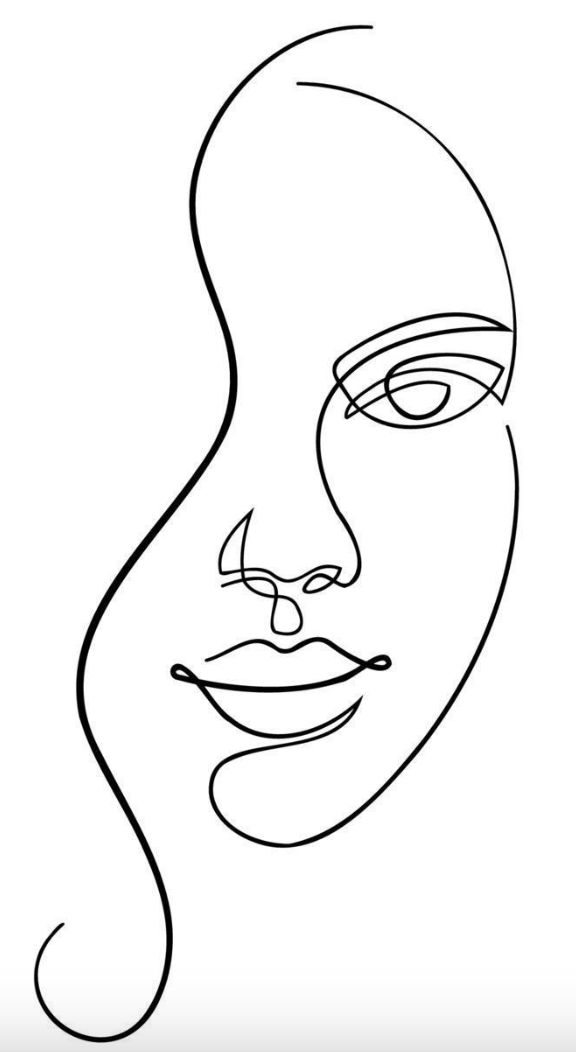
#> input picture face.png, 576 x 1052 px
$ python -i 8-laplace_drawing_face.py   (imports and definitions only)
#> lines starting #> are read from the running program, lines starting #| are printed output that depends on the picture; after the words box and inside, x2 and y2 are one past the last pixel; in counts of white or black regions, pixels touching at a corner belong together
#!/usr/bin/env python3
# -*- coding: utf-8 -*-
"""
Laplace Drawing v3 (Laplacian neurons, FFT init, no warp/Kuramoto)
------------------------------------------------------------------
- Atomes laplaciens: e^{-s t} * [sin(ω t), cos(ω t)]
- Grille d'harmoniques (ω_k = 2πk/T), non apprises (stable)
- s_k >= 0 via softplus, plafonné par --max_s (défaut 1e-3)
- Init par FFT (coeffs sin/cos) avec s≈0
- Entraînement progressif: position -> vel/acc -> spectre
- Pénalité de clôture + régularisation sur s (éviter contraction)

Usage:
python laplace_drawing_face_v3_laplace.py --png face.png
"""

import math
import numpy as np
import matplotlib.pyplot as plt
from PIL import Image
from tqdm import trange

import torch
import torch.nn as nn
import torch.optim as optim
import torch.nn.functional as F


# ============================================================
# 1) Extraction du contour (identique à ta v3)
# ============================================================

def load_and_extract_polyline(
    png_path,
    target_points=4000,
    canny1=100, canny2=200,
    invert_y=True,
    morph_iterations=1,
):
    """Extrait et normalise un contour fermé."""
#> called with png_path = 'face.png', target_points = 4000, canny1 = 100, canny2 = 200, invert_y = True, morph_iterations = 1
    try:
        import cv2
    except ImportError:
        raise RuntimeError("pip install opencv-python")

    img = Image.open(png_path).convert("L")
    im = np.array(img)

    im_blur = cv2.GaussianBlur(im, (5, 5), 0)
    edges = cv2.Canny(im_blur, canny1, canny2)
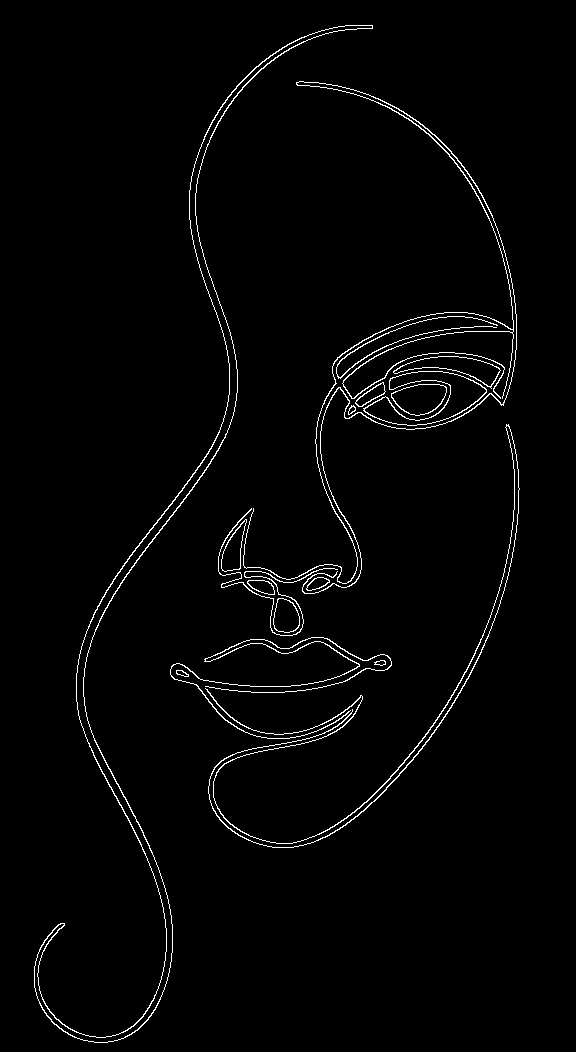
#> edges: shape (1052, 576); 1.9% white in thin lines or dots, all inside (x1, y1, x2, y2) = (34, 25, 520, 1043)

    k = cv2.getStructuringElement(cv2.MORPH_ELLIPSE, (3, 3))
    edges = cv2.morphologyEx(edges, cv2.MORPH_CLOSE, k, iterations=morph_iterations)
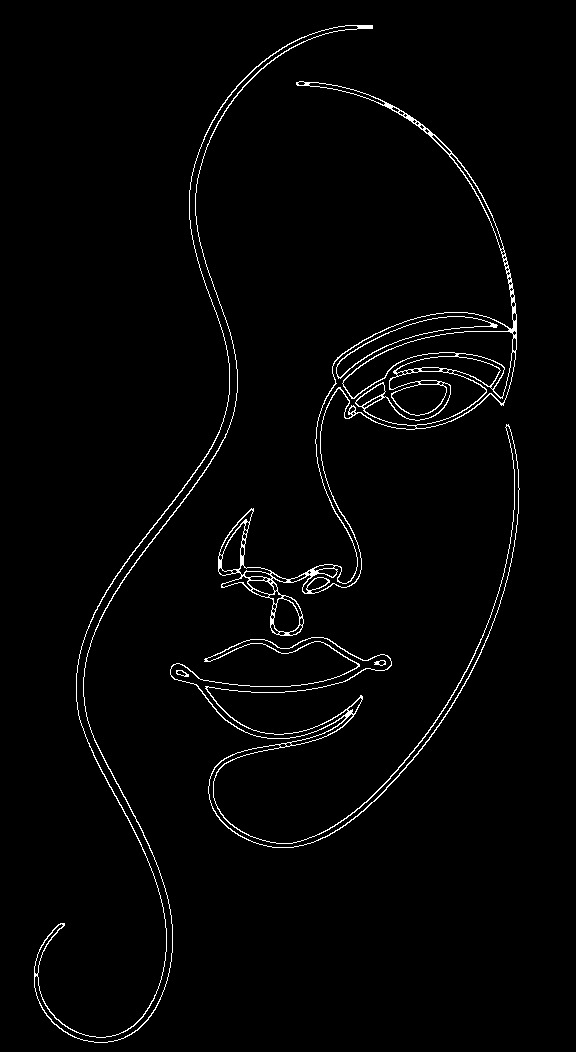
#> edges: shape (1052, 576); 2% white in thin lines or dots, all inside (x1, y1, x2, y2) = (34, 25, 520, 1043)

    contours, _ = cv2.findContours(edges, cv2.RETR_TREE, cv2.CHAIN_APPROX_NONE)
#> contours = 98 contours, 37 with area under 20; largest, box (x1, y1, x2, y2) and area: (218, 81, 517, 636) 22654, (34, 25, 373, 1043) 9094, (34, 25, 359, 1043) 8148, (170, 424, 520, 848) 7319, (302, 312, 510, 594) 6281
    if not contours:
        raise RuntimeError("Aucun contour trouvé.")
    curves = [c[:, 0, :].astype(np.float32) for c in contours if len(c) >= 10]
#> curves = 82 point arrays, longest 2512 points

    def stitch(curves_list):
        curves_list = sorted(curves_list, key=lambda a: len(a), reverse=True)
#> curves_list = 82 point arrays, longest 2512 points
        path = curves_list.pop(0)
#> path = 2512 pairs, first value 170 to 519, second value 424 to 847
        def endpoints(seg): return seg[0], seg[-1]
        while curves_list:
            p0, p1 = endpoints(path)
            best_i, best_mode, best_dir, best_d = None, None, None, 1e9
            for i, seg in enumerate(curves_list):
                s0, s1 = endpoints(seg)
                cand = [
                    (np.linalg.norm(p1 - s0), ("append", +1)),
                    (np.linalg.norm(p1 - s1), ("append", -1)),
                    (np.linalg.norm(p0 - s0), ("prepend", -1)),
                    (np.linalg.norm(p0 - s1), ("prepend", +1)),
                ]
                dmin, how = min(cand, key=lambda x: x[0])
                if dmin < best_d:
                    best_d, best_i, (best_mode, best_dir) = dmin, i, how
            seg = curves_list.pop(best_i)
            if best_dir < 0: seg = seg[::-1].copy()
            path = np.vstack([path, seg]) if best_mode == "append" else np.vstack([seg, path])
#> this loop made 81 passes
#> (p0, p1) on passes 1 to 12: ([506, 424], [507, 425]), ([506, 424], [505, 427]), ([512, 352], [505, 427]), ([513, 338], [505, 427]), ([513, 331], [505, 427]), ([513, 313], [505, 427]), ([512, 302], [505, 427]), ([511, 294], [505, 427]), ([462, 332], [505, 427]), ([447, 316], [505, 427]), ([445, 317], [505, 427]), ([442, 313], [505, 427])
#> after the loop, path = 18106 pairs, first value 34 to 519, second value 25 to 1042
        return path

    stitched = stitch(curves)
#> stitched has the same summary as path in stitch
    if np.linalg.norm(stitched[0] - stitched[-1]) > 1.0:
        stitched = np.vstack([stitched, stitched[0]])
#> stitched = 18107 pairs, first value 34 to 519, second value 25 to 1042

    dxy = np.diff(stitched, axis=0)
#> dxy = 18106 pairs, first value -287 to 321, second value -264 to 899
    seg = np.sqrt((dxy**2).sum(1))
#> seg = 18106 values, max 943.7 at index 18105, min 1 at index 7, mean 1.34
    s = np.concatenate([[0.0], np.cumsum(seg)])
#> s = 18107 values from 0 to 24331.5
    total = s[-1]
#> total = 24331.5
    if total <= 0:
        raise RuntimeError("Contour dégénéré.")
    stitched_wrap = np.vstack([stitched, stitched[1]])
#> stitched_wrap = 18108 pairs, first value 34 to 519, second value 25 to 1042
    s_wrap = np.concatenate([s, [total + seg[0]]])
#> s_wrap = 18108 values from 0 to 24333

    s_uniform = np.linspace(0, total, target_points, endpoint=False)
#> s_uniform = 4000 values from 0 to 24325.5
    x = np.interp(s_uniform, s_wrap, stitched_wrap[:, 0])
#> x = 4000 values, max 518.7 at index 2058, min 34 at index 9, mean 306.3
    y = np.interp(s_uniform, s_wrap, stitched_wrap[:, 1])
#> y = 4000 values, max 1042 at index 3151, min 25 at index 3362, mean 525.9
    poly = np.stack([x, y], axis=1)
#> poly = 4000 pairs, first value 34 to 518.7, second value 25 to 1042

    minxy = poly.min(axis=0)
#> minxy = [34, 25]
    maxxy = poly.max(axis=0)
#> maxxy = [518.7, 1042]
    center = (minxy + maxxy) / 2.0
#> center = [276.4, 533.5]
    scale = (maxxy - minxy).max() / 2.0 + 1e-9
#> scale = 508.5
    poly_norm = (poly - center) / scale
#> poly_norm = 4000 pairs, first value -0.477 to 0.477, second value -1 to 1

    if invert_y:
        poly_norm[:, 1] *= -1.0

    return poly_norm.astype(np.float32)


# ============================================================
# 2) Modèle Laplacien simple (sin/cos * exp(-s t), FFT init)
# ============================================================

class SimpleLaplaceModel(nn.Module):
    """
    X(t) = dc_x + Σ e^{-s_k t} [a_xk * sin(ω_k t') + b_xk * cos(ω_k t')]
    Y(t) = dc_y + Σ e^{-s_k t} [a_yk * sin(ω_k t') + b_yk * cos(ω_k t')]
    avec t' = t + τ, s_k >= 0 (softplus) et plafonné (max_s).
    - ω_k = 2πk/period (grille harmonique, non apprise -> stable)
    - a/b init via FFT (avec s≈0) pour coller dès le départ
    """
    # [314 lines left out: functions __init__, forward, init_from_fft, compute_derivatives, train_model, save_svg and 2 more, not called in this run]


# ============================================================
# 6) Main
# ============================================================

# [43 lines not run here, left out]

>>> result = load_and_extract_polyline('face.png')
#> result has the same summary as poly_norm in load_and_extract_polyline
